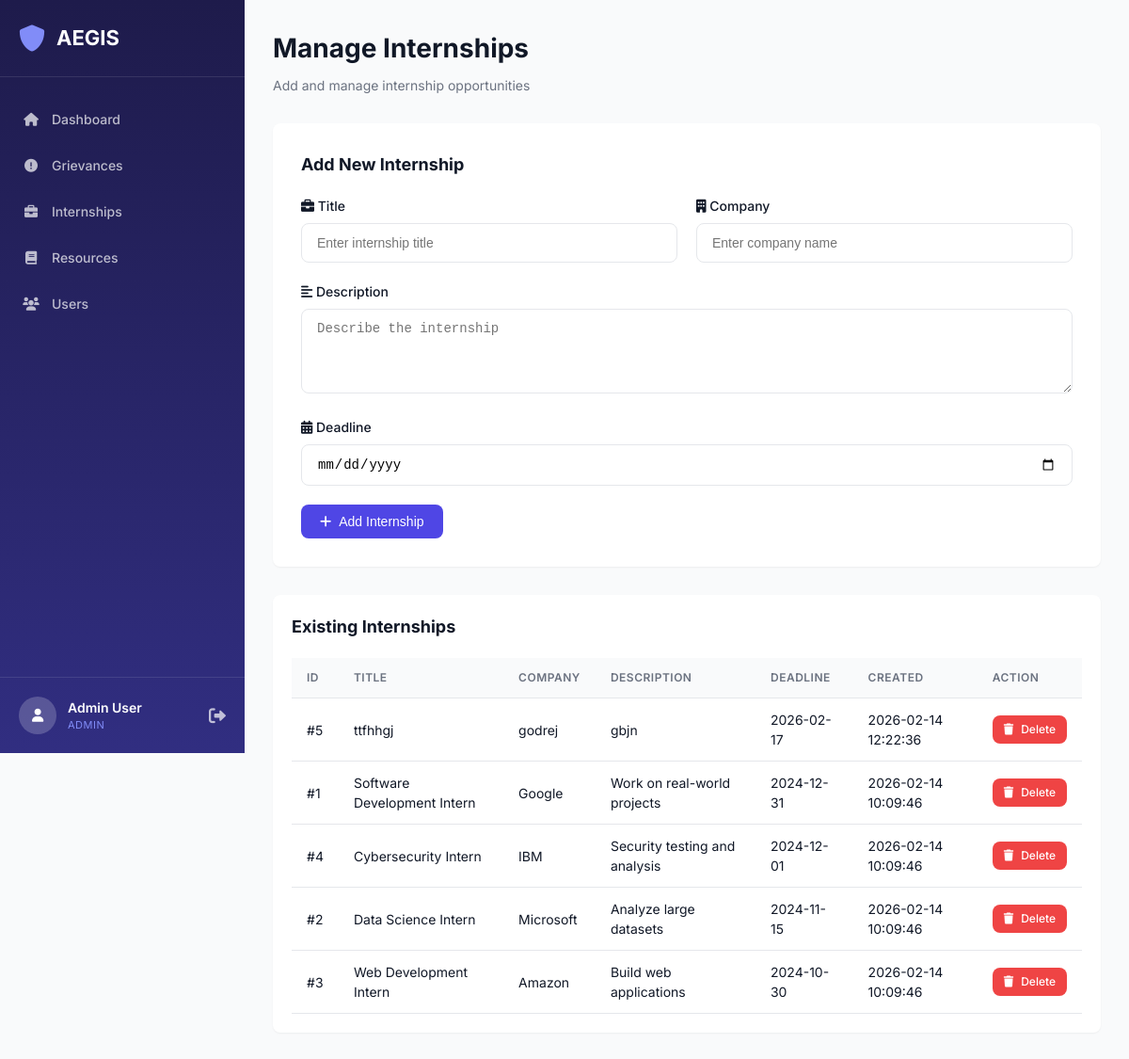
Screenshot of /admin/internships (signed in) with the database file from the repository.
### tables this page shows
CREATE TABLE internships (
            id INTEGER PRIMARY KEY AUTOINCREMENT,
            title TEXT NOT NULL,
            company TEXT NOT NULL,
            description TEXT,
            deadline DATE NOT NULL,
            created_at TIMESTAMP DEFAULT CURRENT_TIMESTAMP
        );

### app.py (the view, shortened to what this page needs)
@app.route('/admin/internships', methods=['GET', 'POST'])
@login_required
@role_required(['admin'])
def admin_internships():
    conn = get_db_connection()
    internships = conn.execute('SELECT * FROM internships ORDER BY deadline DESC').fetchall()
    conn.close()
    return render_template('admin/internships.html', internships=internships)

### app.py (called while the page is built)
def get_db_connection():
    conn = sqlite3.connect('database.db')
    conn.row_factory = sqlite3.Row
    return conn

def login_required(f):
    @wraps(f)
    def decorated_function(*args, **kwargs):
        if 'user_id' not in session:
            return redirect(url_for('login'))
        return f(*args, **kwargs)
    return decorated_function

def role_required(roles):
    def decorator(f):
        @wraps(f)
        def decorated_function(*args, **kwargs):
            if 'role' not in session or session['role'] not in roles:
                flash('Unauthorized access', 'error')
                return redirect(url_for('login'))
            return f(*args, **kwargs)
        return decorated_function
    return decorator

### templates/admin/internships.html (shortened to what this page needs)
{% extends "base.html" %}
{% block content %}
<div class="page-header">
    <h1>Manage Internships</h1>
    <p>Add and manage internship opportunities</p>
</div>
<div class="form-container">
    <h3>Add New Internship</h3>
    <form method="POST" class="internship-form">
        <div class="form-row">
            <div class="form-group">
                <label for="title">
                    <i class="fas fa-briefcase"></i> Title
                </label>
                <input type="text" id="title" name="title" required placeholder="Enter internship title" class="form-control">
            </div>
            <div class="form-group">
                <label for="company">
                    <i class="fas fa-building"></i> Company
                </label>
                <input type="text" id="company" name="company" required placeholder="Enter company name" class="form-control">
            </div>
        </div>
        <div class="form-group">
            <label for="description">
                <i class="fas fa-align-left"></i> Description
            </label>
            <textarea id="description" name="description" required placeholder="Describe the internship" rows="4" class="form-control"></textarea>
        </div>
        <div class="form-group">
            <label for="deadline">
                <i class="fas fa-calendar-alt"></i> Deadline
            </label>
            <input type="date" id="deadline" name="deadline" required class="form-control">
        </div>
        <button type="submit" class="btn btn-primary">
            <i class="fas fa-plus"></i> Add Internship
        </button>
    </form>
</div>
<div class="table-container">
    <h3>Existing Internships</h3>
    {% if internships %}
    <table class="data-table">
        <thead>
            <tr>
                <th>ID</th>
                <th>Title</th>
                <th>Company</th>
                <th>Description</th>
                <th>Deadline</th>
                <th>Created</th>
                <th>Action</th>
            </tr>
        </thead>
        <tbody>
            {% for internship in internships %}
            <tr>
                <td>#{{ internship.id }}</td>
                <td>{{ internship.title }}</td>
                <td>{{ internship.company }}</td>
                <td>{{ internship.description }}</td>
                <td>{{ internship.deadline }}</td>
                <td>{{ internship.created_at }}</td>
                <td>
                    <a href="{{ url_for('admin_internship_delete', id=internship.id) }}" class="btn btn-sm btn-danger" onclick="return confirm('Are you sure you want to delete this internship?')">
                        <i class="fas fa-trash"></i> Delete
                    </a>
                </td>
            </tr>
            {% endfor %}
        </tbody>
    </table>
    {% else %}
    <div class="empty-state">
        <i class="fas fa-briefcase"></i>
        <h3>No internships found</h3>
        <p>Add your first internship using the form above.</p>
    </div>
    {% endif %}
</div>
{% endblock %}

### static/css/style.css (style rules this page uses)
:root { --primary-color: #4f46e5; --primary-hover: #4338ca; --secondary-color: #6b7280; --success-color: #10b981; --warning-color: #f59e0b; --danger-color: #ef4444; --info-color: #3b82f6; --dark-color: #1f2937; --light-color: #f9fafb; --white: #ffffff; --border-color: #e5e7eb; --text-primary: #111827; --text-secondary: #6b7280; --shadow-sm: 0 1px 2px 0 rgba(0, 0, 0, 0.05); --shadow-md: 0 4px 6px -1px rgba(0, 0, 0, 0.1); --shadow-lg: 0 10px 15px -3px rgba(0, 0, 0, 0.1); --radius: 8px; }
* { margin: 0; padding: 0; box-sizing: border-box; }
body { font-family: 'Inter', -apple-system, BlinkMacSystemFont, 'Segoe UI', Roboto, sans-serif; font-size: 14px; line-height: 1.5; color: var(--text-primary); background-color: var(--light-color); }
.form-control { width: 100%; padding: 12px 16px; border: 1px solid var(--border-color); border-radius: var(--radius); font-size: 14px; transition: border-color 0.2s, box-shadow 0.2s; }
.btn { display: inline-flex; align-items: center; justify-content: center; gap: 8px; padding: 10px 20px; border: none; border-radius: var(--radius); font-size: 14px; font-weight: 500; cursor: pointer; text-decoration: none; transition: all 0.2s; }
.btn-primary { background: var(--primary-color); color: var(--white); }
.btn-danger { background: var(--danger-color); color: var(--white); }
.btn-sm { padding: 6px 12px; font-size: 12px; }
.page-header { margin-bottom: 30px; }
.page-header h1 { font-size: 28px; font-weight: 700; color: var(--text-primary); margin-bottom: 8px; }
.page-header p { color: var(--text-secondary); font-size: 14px; }
.form-container { background: var(--white); border-radius: var(--radius); padding: 30px; margin-bottom: 30px; box-shadow: var(--shadow-sm); }
.form-container h3 { font-size: 18px; margin-bottom: 20px; color: var(--text-primary); }
.form-group { margin-bottom: 20px; }
.form-group label { display: block; font-weight: 500; margin-bottom: 8px; color: var(--text-primary); }
.form-row { display: grid; grid-template-columns: 1fr 1fr; gap: 20px; }
.table-container { background: var(--white); border-radius: var(--radius); padding: 20px; box-shadow: var(--shadow-sm); overflow-x: auto; }
.table-container h3 { font-size: 18px; margin-bottom: 20px; color: var(--text-primary); }
.data-table { width: 100%; border-collapse: collapse; }
.data-table th, .data-table td { padding: 12px 16px; text-align: left; border-bottom: 1px solid var(--border-color); }
.data-table th { font-weight: 600; color: var(--text-secondary); font-size: 12px; text-transform: uppercase; letter-spacing: 0.5px; background: var(--light-color); }

### rows the page displays
internships: id "5", title "ttfhhgj", company "godrej", description "gbjn", deadline "2026-02-17", created_at "2026-02-14 12:22:36"
internships: id "1", title "Software Development Intern", company "Google", description "Work on real-world projects", deadline "2024-12-31", created_at "2026-02-14 10:09:46"
internships: id "4", title "Cybersecurity Intern", company "IBM", description "Security testing and analysis", deadline "2024-12-01", created_at "2026-02-14 10:09:46"
internships: id "2", title "Data Science Intern", company "Microsoft", description "Analyze large datasets", deadline "2024-11-15", created_at "2026-02-14 10:09:46"
internships: id "3", title "Web Development Intern", company "Amazon", description "Build web applications", deadline "2024-10-30", created_at "2026-02-14 10:09:46"

### other values shown
{{ session.get('name') }} "Admin User"
{{ session.get('role')|upper }} "ADMIN"
